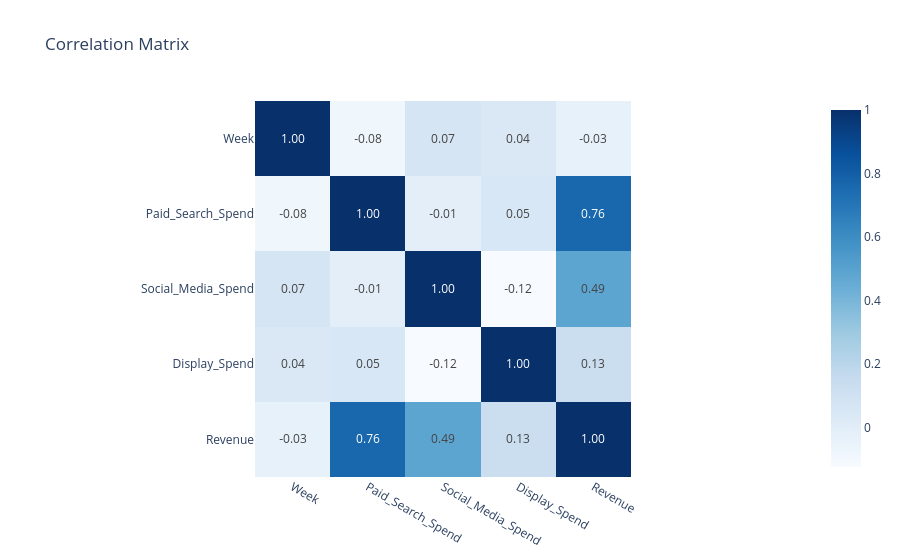

Notebook code for this chart:
### Code cell
#3.7 Correlation Matrix

corr = df.corr(numeric_only= True)

fig = px.imshow(
    corr,
    text_auto= ".2f",
    color_continuous_scale= "Blues",
    title= "Correlation Matrix"
)

fig.show()

### Figure 1 — Plotly figure (JSON) as saved in the notebook; plotly's stock layout.template omitted (floating-point values rounded to 4 significant figures)
{"data": [{"coloraxis": "coloraxis", "hovertemplate": "x: %{x}<br>y: %{y}<br>color: %{z}<extra></extra>", "name": "0", "texttemplate": "%{z:.2f}", "type": "heatmap", "x": ["Week", "Paid_Search_Spend", "Social_Media_Spend", "Display_Spend", "Revenue"], "xaxis": "x", "y": ["Week", "Paid_Search_Spend", "Social_Media_Spend", "Display_Spend", "Revenue"], "yaxis": "y", "z": [[1.0, -0.07808, 0.07153, 0.04169, -0.03327], [-0.07808, 1.0, -0.01324, 0.05269, 0.763], [0.07153, -0.01324, 1.0, -0.1232, 0.486], [0.04169, 0.05269, -0.1232, 1.0, 0.1346], [-0.03327, 0.763, 0.486, 0.1346, 1.0]]}], "layout": {"coloraxis": {"autocolorscale": false, "colorscale": [[0, "rgb(247,251,255)"], [0.125, "rgb(222,235,247)"], [0.25, "rgb(198,219,239)"], [0.375, "rgb(158,202,225)"], [0.5, "rgb(107,174,214)"], [0.625, "rgb(66,146,198)"], [0.75, "rgb(33,113,181)"], [0.875, "rgb(8,81,156)"], [1, "rgb(8,48,107)"]]}, "title": {"text": "Correlation Matrix"}, "xaxis": {"anchor": "y", "constrain": "domain", "domain": [0, 1], "scaleanchor": "y"}, "yaxis": {"anchor": "x", "autorange": "reversed", "constrain": "domain", "domain": [0, 1]}}}
